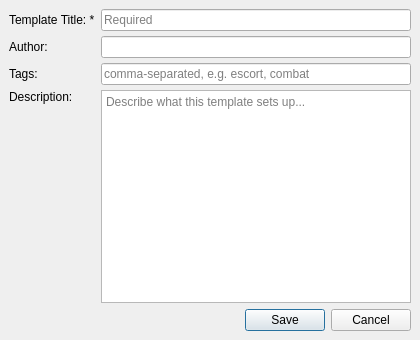
<?xml version="1.0" encoding="UTF-8"?>
<ui version="4.0">
 <class>fso::fred::dialogs::SaveAsTemplateDialog</class>
 <widget class="QDialog" name="fso::fred::dialogs::SaveAsTemplateDialog">
  <property name="windowModality">
   <enum>Qt::WindowModal</enum>
  </property>
  <property name="geometry">
   <rect>
    <x>0</x>
    <y>0</y>
    <width>420</width>
    <height>340</height>
   </rect>
  </property>
  <property name="windowTitle">
   <string>Save Mission as Template</string>
  </property>
  <layout class="QVBoxLayout" name="mainLayout">
   <property name="margin">
    <number>9</number>
   </property>
   <property name="spacing">
    <number>6</number>
   </property>
   <item>
    <layout class="QGridLayout" name="formLayout">
     <property name="verticalSpacing">
      <number>5</number>
     </property>
     <item row="0" column="0">
      <widget class="QLabel" name="titleLabel">
       <property name="text">
        <string>Template Title: *</string>
       </property>
      </widget>
     </item>
     <item row="0" column="1">
      <widget class="QLineEdit" name="titleEdit">
       <property name="placeholderText">
        <string>Required</string>
       </property>
      </widget>
     </item>
     <item row="1" column="0">
      <widget class="QLabel" name="authorLabel">
       <property name="text">
        <string>Author:</string>
       </property>
      </widget>
     </item>
     <item row="1" column="1">
      <widget class="QLineEdit" name="authorEdit"/>
     </item>
     <item row="2" column="0">
      <widget class="QLabel" name="tagsLabel">
       <property name="text">
        <string>Tags:</string>
       </property>
      </widget>
     </item>
     <item row="2" column="1">
      <widget class="QLineEdit" name="tagsEdit">
       <property name="placeholderText">
        <string>comma-separated, e.g. escort, combat</string>
       </property>
      </widget>
     </item>
     <item row="3" column="0">
      <widget class="QLabel" name="descLabel">
       <property name="text">
        <string>Description:</string>
       </property>
       <property name="alignment">
        <set>Qt::AlignLeft|Qt::AlignTop</set>
       </property>
      </widget>
     </item>
     <item row="3" column="1">
      <widget class="QTextEdit" name="descriptionEdit">
       <property name="sizePolicy">
        <sizepolicy hsizetype="Expanding" vsizetype="Expanding">
         <horstretch>0</horstretch>
         <verstretch>1</verstretch>
        </sizepolicy>
       </property>
       <property name="placeholderText">
        <string>Describe what this template sets up...</string>
       </property>
       <property name="acceptRichText">
        <bool>false</bool>
       </property>
      </widget>
     </item>
    </layout>
   </item>
   <item>
    <widget class="QDialogButtonBox" name="buttonBox">
     <property name="orientation">
      <enum>Qt::Horizontal</enum>
     </property>
     <property name="standardButtons">
      <set>QDialogButtonBox::Cancel|QDialogButtonBox::Save</set>
     </property>
    </widget>
   </item>
  </layout>
 </widget>
 <connections>
  <connection>
   <sender>buttonBox</sender>
   <signal>rejected()</signal>
   <receiver>fso::fred::dialogs::SaveAsTemplateDialog</receiver>
   <slot>reject()</slot>
   <hints>
    <hint type="sourcelabel"><x>210</x><y>320</y></hint>
    <hint type="destinationlabel"><x>210</x><y>340</y></hint>
   </hints>
  </connection>
 </connections>
</ui>
